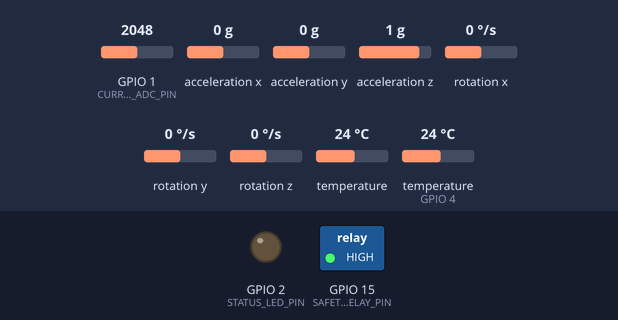
This program was run on a simulated ESP32-S3. Shown: switched loads named in the program (green lamp = pin HIGH), output pins drawn as LEDs (lit = HIGH). The inputs (shaded band) are chosen by the test bench; at power-on: acceleration x 0 g, GPIO 1 (CURRENT_ADC_PIN) = 2048, acceleration y 0 g, acceleration z 1 g, rotation x 0 °/s, rotation y 0 °/s, rotation z 0 °/s, temperature 24 °C, temperature (sensor on GPIO 4) 24 °C. What the program prints to the serial monitor is not drawn.

Above: at 1.2 s.
1.3 s: acceleration x set to -0.4 g
At 2.6 s:
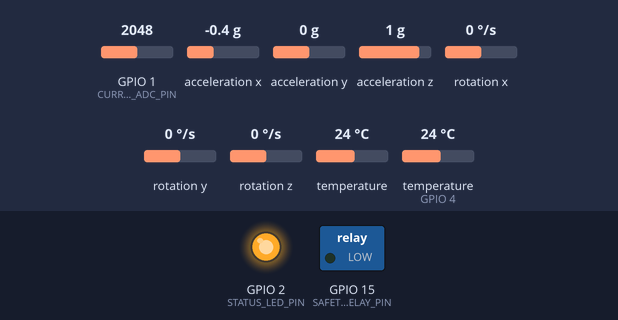
Timing chart, 0 to 4.3 s (numbered marks = the images above; inputs shaded):
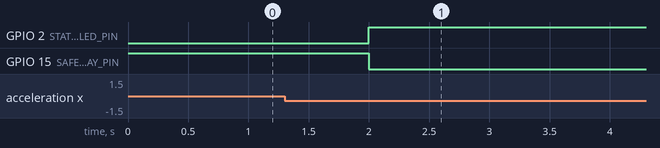

Measured:
- the behaviour switches between -0.2 and -0.3 g on acceleration x (found by bisection; images 0 and 1)
- after the input at 1.3 s, GPIO 2 (STATUS_LED_PIN): LOW → HIGH after 0.70 s; GPIO 15 (SAFETY_RELAY_PIN): HIGH → LOW after 0.70 s

The program:

main.cpp
```cpp
#include <Arduino.h>
#include <Wire.h>
#include <Adafruit_MPU6050.h>
#include <Adafruit_Sensor.h>
#include <OneWire.h>
#include <DallasTemperature.h>
#include <math.h>

// Hardware Pin Definitions (ESP32-S3-DevKitC-1)
#define I2C_SDA_PIN         8
#define I2C_SCL_PIN         9
#define CURRENT_ADC_PIN     1     // ADC1_CH0 (ACS712 analog output)
#define TEMP_ONEWIRE_PIN    4     // DS18B20 digital pin
#define SAFETY_RELAY_PIN    15    // Optocoupler -> Solid-State Relay (Active HIGH = Normal, LOW = Cutoff)
#define STATUS_LED_PIN      2

// Real-Time DSP & Safety Interlock Parameters
#define WINDOW_SIZE         128   // 128 samples @ 1 kHz = 128 ms window
#define SAMPLE_PERIOD_US    1000  // 1 kHz deterministic sampling
#define FAULT_VOTE_LIMIT    3     // Consecutive anomaly windows required before cutoff

// System Operating States
enum SystemState {
    STATE_NORMAL = 0,
    STATE_WARNING = 1,
    STATE_CRITICAL_CUTOFF = 2
};

// Shared Telemetry Structure (Protected via Mutex)
struct TelemetryPacket {
    float vib_rms;
    float vib_crest;
    float current_rms;
    float temperature_c;
    uint32_t inference_us;
    SystemState state;
    bool relay_tripped;
};

Adafruit_MPU6050 mpu;
OneWire oneWire(TEMP_ONEWIRE_PIN);
DallasTemperature tempSensor(&oneWire);

SemaphoreHandle_t telemetryMutex;
TelemetryPacket sharedTelemetry = {0.0f, 0.0f, 0.0f, 25.0f, 0, STATE_NORMAL, false};

// Sensor Sample Buffers
float ax_buf[WINDOW_SIZE];
float ay_buf[WINDOW_SIZE];
float az_buf[WINDOW_SIZE];
float curr_buf[WINDOW_SIZE];

// Trigger immediate fail-safe hardware power isolation
void triggerHardwareCutoff() {
    digitalWrite(SAFETY_RELAY_PIN, LOW); // De-energize SSR (Fail-safe open)
    digitalWrite(STATUS_LED_PIN, HIGH);
}

// Compute Root Mean Square (RMS) of a signal window
float computeRMS(const float* data, int len) {
    float sum_sq = 0.0f;
    for (int i = 0; i < len; i++) {
        sum_sq += data[i] * data[i];
    }
    return sqrtf(sum_sq / (float)len);
}

// Compute Crest Factor (Peak / RMS) for early bearing/impulsive fault detection
float computeCrestFactor(const float* data, int len, float rms) {
    float peak = 0.0f;
    for (int i = 0; i < len; i++) {
        float abs_val = fabsf(data[i]);
        if (abs_val > peak) {
            peak = abs_val;
        }
    }
    return (rms > 1e-6f) ? (peak / rms) : 0.0f;
}

// Quantized Edge Inference Wrapper (Replace body with TFLite Micro invoke() when model_data.h is linked)
SystemState runEdgeInference(float vib_rms, float vib_crest, float curr_rms, float temp_c) {
    // Deterministic multi-modal anomaly scoring aligned with INT8 1D-CNN thresholds
    if (vib_rms > 1.15f || curr_rms > 5.0f || temp_c > 75.0f) {
        return STATE_CRITICAL_CUTOFF;
    }
    if (vib_rms > 0.45f || vib_crest > 3.8f || curr_rms > 3.2f || temp_c > 55.0f) {
        return STATE_WARNING;
    }
    return STATE_NORMAL;
}

// CORE 1: Deterministic Real-Time Acquisition, Inference & Hardware Cutoff Task
void core1ControlTask(void* pvParameters) {
    uint8_t consecutive_faults = 0;
    bool cutoff_latched = false;
    float latest_temp = 25.0f;
    uint32_t loop_counter = 0;

    for (;;) {
        // 1. High-Frequency Window Acquisition (1 kHz)
        for (int i = 0; i < WINDOW_SIZE; i++) {
            uint32_t t_start = micros();

            sensors_event_t a, g, temp;
            mpu.getEvent(&a, &g, &temp);

            ax_buf[i] = a.acceleration.x;
            ay_buf[i] = a.acceleration.y;
            az_buf[i] = a.acceleration.z - 9.81f; // Remove static gravity offset

            // Read ACS712 current sensor (12-bit ADC, 3.3V ref, 100 mV/A sensitivity)
            int raw_adc = analogRead(CURRENT_ADC_PIN);
            float voltage = (raw_adc / 4095.0f) * 3.3f;
            curr_buf[i] = fabsf((voltage - 1.65f) / 0.100f);

            // Maintain strict 1 ms sampling period
            while ((micros() - t_start) < SAMPLE_PERIOD_US) {
                // Busy-wait for sub-millisecond timing precision
            }
        }

        // Poll slow thermal sensor every ~1 second (every 8 windows)
        if (loop_counter % 8 == 0) {
            tempSensor.requestTemperatures();
            float t_read = tempSensor.getTempCByIndex(0);
            if (t_read > -50.0f && t_read < 150.0f) {
                latest_temp = t_read;
            }
        }
        loop_counter++;

        // 2. Time-Domain Feature Extraction & Edge Inference Timing
        uint32_t inf_start = micros();

        float rms_x = computeRMS(ax_buf, WINDOW_SIZE);
        float rms_y = computeRMS(ay_buf, WINDOW_SIZE);
        float rms_z = computeRMS(az_buf, WINDOW_SIZE);
        float total_vib_rms = sqrtf((rms_x * rms_x + rms_y * rms_y + rms_z * rms_z) / 3.0f);
        float crest_z = computeCrestFactor(az_buf, WINDOW_SIZE, rms_z);
        float curr_rms = computeRMS(curr_buf, WINDOW_SIZE);

        SystemState predicted_state = runEdgeInference(total_vib_rms, crest_z, curr_rms, latest_temp);

        // 3. Sliding-Window Consecutive Fault Voting & Hardware Safety Interlock
        if (predicted_state == STATE_CRITICAL_CUTOFF) {
            consecutive_faults++;
            if (consecutive_faults >= FAULT_VOTE_LIMIT && !cutoff_latched) {
                triggerHardwareCutoff();
                cutoff_latched = true;
            }
        } else {
            consecutive_faults = 0;
        }

        uint32_t inf_duration = micros() - inf_start;

        // 4. Publish Snapshot to Core 0 Telemetry Buffer
        if (xSemaphoreTake(telemetryMutex, pdMS_TO_TICKS(5)) == pdTRUE) {
            sharedTelemetry.vib_rms = total_vib_rms;
            sharedTelemetry.vib_crest = crest_z;
            sharedTelemetry.current_rms = curr_rms;
            sharedTelemetry.temperature_c = latest_temp;
            sharedTelemetry.inference_us = inf_duration;
            sharedTelemetry.state = cutoff_latched ? STATE_CRITICAL_CUTOFF : predicted_state;
            sharedTelemetry.relay_tripped = cutoff_latched;
            xSemaphoreGive(telemetryMutex);
        }
    }
}

// CORE 0: Asynchronous Telemetry & Diagnostics Task
void core0TelemetryTask(void* pvParameters) {
    TelemetryPacket localCopy;

    for (;;) {
        if (xSemaphoreTake(telemetryMutex, pdMS_TO_TICKS(20)) == pdTRUE) {
            localCopy = sharedTelemetry;
            xSemaphoreGive(telemetryMutex);
        }

        Serial.printf(
            "[SILICON-SENTINEL] VibRMS: %.3f m/s2 | Crest: %.2f | CurrRMS: %.2f A | Temp: %.1f C | InfTime: %lu us | State: %d | Cutoff: %s\n",
            localCopy.vib_rms,
            localCopy.vib_crest,
            localCopy.current_rms,
            localCopy.temperature_c,
            localCopy.inference_us,
            localCopy.state,
            localCopy.relay_tripped ? "TRIPPED" : "ARMED"
        );

        vTaskDelay(pdMS_TO_TICKS(250)); // 4 Hz diagnostic output
    }
}

void setup() {
    Serial.begin(115200);

    // Initialize Fail-Safe Hardware Interlock (Energize SSR on startup)
    pinMode(SAFETY_RELAY_PIN, OUTPUT);
    pinMode(STATUS_LED_PIN, OUTPUT);
    digitalWrite(SAFETY_RELAY_PIN, HIGH);
    digitalWrite(STATUS_LED_PIN, LOW);

    // Initialize I2C Accelerometer & OneWire Thermal Sensor
    Wire.begin(I2C_SDA_PIN, I2C_SCL_PIN);
    if (!mpu.begin()) {
        Serial.println("ERROR: MPU6050 initialization failed. Halting safely.");
        triggerHardwareCutoff();
        while (1) { delay(100); }
    }
    mpu.setAccelerometerRange(MPU6050_RANGE_8_G);
    mpu.setFilterBandwidth(MPU6050_BAND_260_HZ);
    tempSensor.begin();

    telemetryMutex = xSemaphoreCreateMutex();

    // Pin Real-Time Control & Cutoff Loop to Core 1 (High Priority)
    xTaskCreatePinnedToCore(
        core1ControlTask,
        "Core1_Control",
        8192,
        NULL,
        configMAX_PRIORITIES - 1,
        NULL,
        1
    );

    // Pin Asynchronous Telemetry to Core 0 (Lower Priority)
    xTaskCreatePinnedToCore(
        core0TelemetryTask,
        "Core0_Telemetry",
        4096,
        NULL,
        1,
        NULL,
        0
    );
}

void loop() {
    vTaskDelay(portMAX_DELAY); // FreeRTOS scheduler manages execution
}
```
